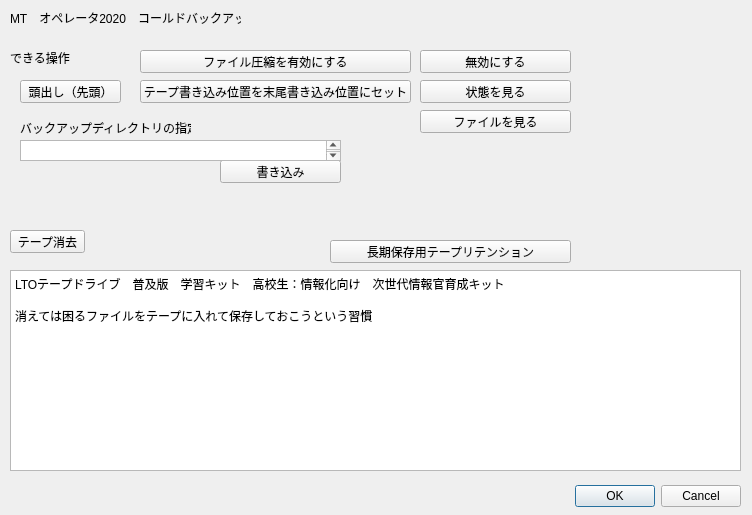
<?xml version="1.0" encoding="UTF-8"?>
<ui version="4.0">
 <class>Dialog</class>
 <widget class="QDialog" name="Dialog">
  <property name="geometry">
   <rect>
    <x>0</x>
    <y>0</y>
    <width>752</width>
    <height>515</height>
   </rect>
  </property>
  <property name="windowTitle">
   <string>Dialog</string>
  </property>
  <widget class="QDialogButtonBox" name="buttonBox">
   <property name="geometry">
    <rect>
     <x>400</x>
     <y>480</y>
     <width>341</width>
     <height>32</height>
    </rect>
   </property>
   <property name="orientation">
    <enum>Qt::Horizontal</enum>
   </property>
   <property name="standardButtons">
    <set>QDialogButtonBox::Cancel|QDialogButtonBox::Ok</set>
   </property>
  </widget>
  <widget class="QLabel" name="label">
   <property name="geometry">
    <rect>
     <x>10</x>
     <y>10</y>
     <width>231</width>
     <height>16</height>
    </rect>
   </property>
   <property name="text">
    <string>MT　オペレータ2020　コールドバックアップ</string>
   </property>
  </widget>
  <widget class="QLabel" name="label_3">
   <property name="geometry">
    <rect>
     <x>10</x>
     <y>50</y>
     <width>411</width>
     <height>16</height>
    </rect>
   </property>
   <property name="text">
    <string>できる操作</string>
   </property>
  </widget>
  <widget class="QPushButton" name="pushButton">
   <property name="geometry">
    <rect>
     <x>20</x>
     <y>80</y>
     <width>101</width>
     <height>23</height>
    </rect>
   </property>
   <property name="text">
    <string>頭出し（先頭）</string>
   </property>
  </widget>
  <widget class="QPushButton" name="pushButton_2">
   <property name="geometry">
    <rect>
     <x>220</x>
     <y>160</y>
     <width>121</width>
     <height>23</height>
    </rect>
   </property>
   <property name="text">
    <string>書き込み</string>
   </property>
  </widget>
  <widget class="QPushButton" name="pushButton_3">
   <property name="geometry">
    <rect>
     <x>140</x>
     <y>80</y>
     <width>271</width>
     <height>23</height>
    </rect>
   </property>
   <property name="text">
    <string>テープ書き込み位置を末尾書き込み位置にセット</string>
   </property>
  </widget>
  <widget class="QTextEdit" name="textEdit">
   <property name="geometry">
    <rect>
     <x>20</x>
     <y>140</y>
     <width>321</width>
     <height>21</height>
    </rect>
   </property>
  </widget>
  <widget class="QLabel" name="label_4">
   <property name="geometry">
    <rect>
     <x>20</x>
     <y>120</y>
     <width>171</width>
     <height>16</height>
    </rect>
   </property>
   <property name="text">
    <string>バックアップディレクトリの指定</string>
   </property>
  </widget>
  <widget class="QPushButton" name="pushButton_4">
   <property name="geometry">
    <rect>
     <x>10</x>
     <y>230</y>
     <width>75</width>
     <height>23</height>
    </rect>
   </property>
   <property name="text">
    <string>テープ消去</string>
   </property>
  </widget>
  <widget class="QPushButton" name="pushButton_5">
   <property name="geometry">
    <rect>
     <x>330</x>
     <y>240</y>
     <width>241</width>
     <height>23</height>
    </rect>
   </property>
   <property name="text">
    <string>長期保存用テープリテンション</string>
   </property>
  </widget>
  <widget class="QPushButton" name="pushButton_6">
   <property name="geometry">
    <rect>
     <x>420</x>
     <y>80</y>
     <width>151</width>
     <height>23</height>
    </rect>
   </property>
   <property name="text">
    <string>状態を見る</string>
   </property>
  </widget>
  <widget class="QPushButton" name="pushButton_7">
   <property name="geometry">
    <rect>
     <x>420</x>
     <y>110</y>
     <width>151</width>
     <height>23</height>
    </rect>
   </property>
   <property name="text">
    <string>ファイルを見る</string>
   </property>
  </widget>
  <widget class="QTextEdit" name="textEdit_2">
   <property name="geometry">
    <rect>
     <x>10</x>
     <y>270</y>
     <width>731</width>
     <height>201</height>
    </rect>
   </property>
   <property name="html">
    <string>&lt;!DOCTYPE HTML PUBLIC &quot;-//W3C//DTD HTML 4.0//EN&quot; &quot;http://www.w3.org/TR/REC-html40/strict.dtd&quot;&gt;
&lt;html&gt;&lt;head&gt;&lt;meta name=&quot;qrichtext&quot; content=&quot;1&quot; /&gt;&lt;style type=&quot;text/css&quot;&gt;
p, li { white-space: pre-wrap; }
&lt;/style&gt;&lt;/head&gt;&lt;body style=&quot; font-family:'MS UI Gothic'; font-size:9pt; font-weight:400; font-style:normal;&quot;&gt;
&lt;p style=&quot; margin-top:0px; margin-bottom:0px; margin-left:0px; margin-right:0px; -qt-block-indent:0; text-indent:0px;&quot;&gt;LTOテープドライブ　普及版　学習キット　高校生：情報化向け　次世代情報官育成キット&lt;/p&gt;
&lt;p style=&quot;-qt-paragraph-type:empty; margin-top:0px; margin-bottom:0px; margin-left:0px; margin-right:0px; -qt-block-indent:0; text-indent:0px;&quot;&gt;&lt;br /&gt;&lt;/p&gt;
&lt;p style=&quot; margin-top:0px; margin-bottom:0px; margin-left:0px; margin-right:0px; -qt-block-indent:0; text-indent:0px;&quot;&gt;消えては困るファイルをテープに入れて保存しておこうという習慣&lt;/p&gt;&lt;/body&gt;&lt;/html&gt;</string>
   </property>
  </widget>
  <widget class="QPushButton" name="pushButton_8">
   <property name="geometry">
    <rect>
     <x>140</x>
     <y>50</y>
     <width>271</width>
     <height>23</height>
    </rect>
   </property>
   <property name="text">
    <string>ファイル圧縮を有効にする</string>
   </property>
  </widget>
  <widget class="QPushButton" name="pushButton_9">
   <property name="geometry">
    <rect>
     <x>420</x>
     <y>50</y>
     <width>151</width>
     <height>23</height>
    </rect>
   </property>
   <property name="text">
    <string>無効にする</string>
   </property>
  </widget>
 </widget>
 <resources/>
 <connections>
  <connection>
   <sender>buttonBox</sender>
   <signal>accepted()</signal>
   <receiver>Dialog</receiver>
   <slot>accept()</slot>
   <hints>
    <hint type="sourcelabel">
     <x>248</x>
     <y>254</y>
    </hint>
    <hint type="destinationlabel">
     <x>157</x>
     <y>274</y>
    </hint>
   </hints>
  </connection>
  <connection>
   <sender>buttonBox</sender>
   <signal>rejected()</signal>
   <receiver>Dialog</receiver>
   <slot>reject()</slot>
   <hints>
    <hint type="sourcelabel">
     <x>316</x>
     <y>260</y>
    </hint>
    <hint type="destinationlabel">
     <x>286</x>
     <y>274</y>
    </hint>
   </hints>
  </connection>
 </connections>
</ui>
